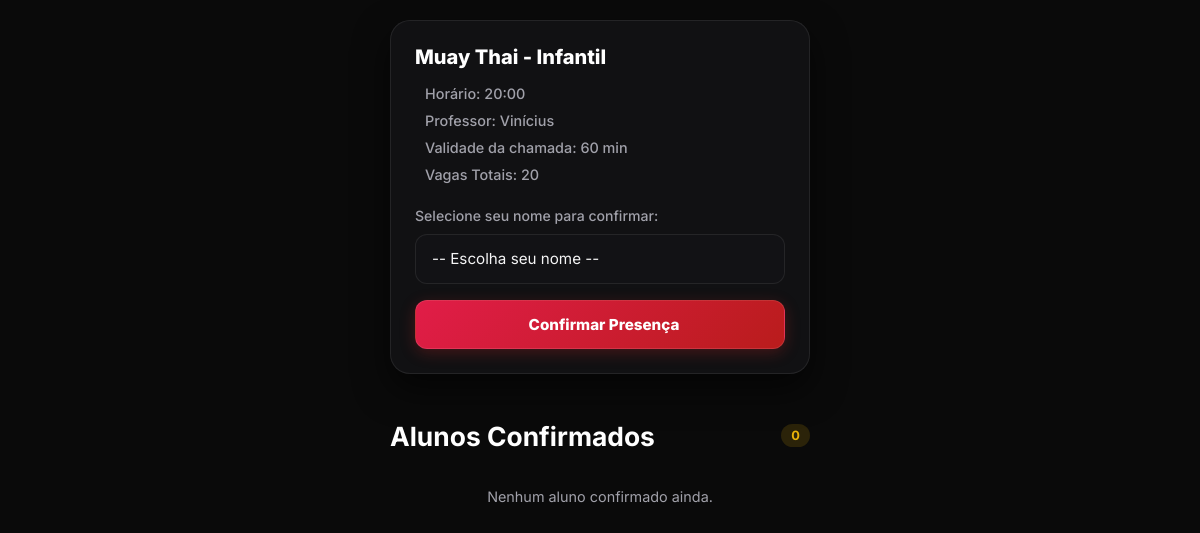
The app's page /aluno/turma/1 with its own data.
### tables this page shows
CREATE TABLE turmas (
                id INTEGER PRIMARY KEY AUTOINCREMENT, 
                nome TEXT NOT NULL, 
                horario TEXT NOT NULL, 
                professor TEXT NOT NULL, 
                vagas_totais INTEGER NOT NULL,
                treinador_id INTEGER,
                criado_em DATETIME DEFAULT CURRENT_TIMESTAMP,
                tempo_limite_minutos INTEGER DEFAULT 60,
                FOREIGN KEY (treinador_id) REFERENCES treinadores (id) ON DELETE CASCADE
            );

### app.py (the view, shortened to what this page needs)
@app.route('/aluno/turma/<int:id>', methods=['GET', 'POST'])
def aluno_turma(id):
    conn = get_db_connection()
    turma = conn.execute('SELECT * FROM turmas WHERE id = ?', (id,)).fetchone()
    if turma is None:
        conn.close()
        return render_template('turma_invalida.html')
    try:
        d_str = str(turma['criado_em']).split('.')[0].replace('T', ' ')
        data_criacao = datetime.strptime(d_str, '%Y-%m-%d %H:%M:%S')
    except ValueError:
        data_criacao = datetime.strptime(turma['criado_em'], '%Y-%m-%d %H:%M:%S.%f')
    limite_minutos = turma['tempo_limite_minutos']
    horario_expiracao = data_criacao + timedelta(minutes=limite_minutos)
    expirada = datetime.now() > horario_expiracao
    if expirada:
        conn.close()
        return render_template('turma_invalida.html')
    alunos = conn.execute('''
        SELECT * FROM alunos
        WHERE id NOT IN (SELECT aluno_id FROM alunos_turma WHERE turma_id = ?)
        ORDER BY nome_completo ASC
    ''', (id,)).fetchall()
    alunos_confirmados = conn.execute('''
        SELECT a.* FROM alunos a
        JOIN alunos_turma at ON a.id = at.aluno_id
        WHERE at.turma_id = ?
    ''', (id,)).fetchall()
    conn.close()
    return render_template('aluno_turma.html', turma=turma, alunos=alunos, alunos_confirmados=alunos_confirmados, expirada=expirada)

### app.py (called while the page is built)
def get_db_connection():
    conn = sqlite3.connect(DB_PATH)
    conn.row_factory = sqlite3.Row
    conn.execute('PRAGMA foreign_keys = ON')
    return conn

### templates/aluno_turma.html (shortened to what this page needs)
<!DOCTYPE html>
<html lang="pt-BR">
<head>
</head>
<body>
    <main class="wrapper">
        <section class="turma-card">
            <h1>{{ turma.nome }}</h1>
            <div class="info-list">
                <span> Horário: {{ turma.horario }}</span>
                <span> Professor: {{ turma.professor }}</span>
                <span> Validade da chamada: {{ turma.tempo_limite_minutos }} min</span>
                <span> Vagas Totais: {{ turma.vagas_totais }}</span>
            </div>
            {% if expirada %}
                <div class="expired-box">
                    <i class="ph ph-lock-key" style="font-size: 2rem;"></i>
                    <h3 style="margin: 8px 0 4px 0;">Chamada Encerrada</h3>
                    <p style="font-size: 0.85rem; margin: 0;">O tempo limite desta aula expirou.</p>
                </div>
            {% else %}
                <div id="checkin-container">
                    <form method="POST" onsubmit="salvarCheckin()">
                        <label for="aluno_id" class="form-label">Selecione seu nome para confirmar:</label>
                        <div class="select-wrapper">
                            <select id="aluno_id" name="aluno_id" class="input-field" required>
                                <option value="" disabled selected>-- Escolha seu nome --</option>
                            </select>
                        </div>
                        <button type="submit" class="btn-checkin">
                            Confirmar Presença
                        </button>
                    </form>
                </div>
            {% endif %}
        </section>
        <section>
            <div class="section-header">
                <h2>Alunos Confirmados</h2>
                <span class="badge-count">{{ alunos_confirmados|length }}</span>
            </div>
            <div>
                {% for aluno in alunos_confirmados %}
                <div class="aluno-card" id="aluno-card-{{ aluno.id }}">
                    <div class="aluno-info">
                        <i class="ph ph-check-circle check"></i>
                        <span class="aluno-nome">{{ aluno.nome_completo }}</span>
                    </div>
                    {% if is_treinador %}
                    <a href="{{ url_for('remover_checkin', aula_id=turma.id, aluno_id=aluno.id) }}" class="btn-remover-linha" title="Remover aluno">
                        <i class="ph ph-trash" style="font-size: 1.1rem;"></i>
                    </a>
                    {% endif %}
                </div>
                {% else %}
                <p style="color: var(--text-muted); text-align: center; font-size: 0.9rem;">Nenhum aluno confirmado ainda.</p>
                {% endfor %}
            </div>
        </section>
    </main>
</body>
</html>

### templates/aluno_turma.html (style rules this page uses)
:root { --bg-dark: #0a0a0a; --card-bg: rgba(18, 18, 21, 0.95); --input-bg: #121215; --border-color: rgba(255, 255, 255, 0.08); --border-hover: rgba(255, 255, 255, 0.18); --text-main: #ffffff; --text-muted: #a1a1aa; --primary: #dc2626; --primary-hover: #ef4444; --accent-gold: #eab308; --success: #10b981; --btn-gradient: linear-gradient(135deg, #e11d48, #b91c1c); --btn-gradient-hover: linear-gradient(135deg, #f43f5e, #dc2626); }
* { box-sizing: border-box; -webkit-tap-highlight-color: transparent; }
body { font-family: 'Inter', system-ui, -apple-system, sans-serif; background: var(--bg-dark); color: var(--text-main); margin: 0; padding: 20px; display: flex; justify-content: center; min-height: 100vh; }
.wrapper { max-width: 420px; width: 100%; margin: 0 auto; padding-bottom: 40px; }
.turma-card { background: var(--card-bg); padding: 24px; border-radius: 20px; border: 1px solid var(--border-color); margin-bottom: 24px; box-shadow: 0 15px 35px rgba(0, 0, 0, 0.6); backdrop-filter: blur(10px); }
h1 { margin: 0 0 16px 0; font-size: 1.25rem; font-weight: 800; color: var(--text-main); }
.info-list { color: var(--text-muted); font-size: 0.9rem; margin-bottom: 24px; display: flex; flex-direction: column; gap: 10px; }
.info-list span { display: flex; align-items: center; gap: 10px; font-weight: 500; }
.form-label { display: block; color: var(--text-muted); font-size: 0.88rem; margin-bottom: 10px; font-weight: 500; }
.select-wrapper { position: relative; margin-bottom: 16px; }
.input-field { width: 100%; padding: 14px 40px 14px 16px; border-radius: 12px; border: 1px solid var(--border-color); background: var(--input-bg); color: #f4f4f5; font-size: 0.95rem; font-family: inherit; outline: none; appearance: none; }
.btn-checkin { background: var(--btn-gradient); color: var(--text-main); border: 1px solid rgba(255, 255, 255, 0.1); width: 100%; padding: 14px; border-radius: 12px; font-weight: 800; font-family: inherit; cursor: pointer; font-size: 0.95rem; display: flex; align-items: center; justify-content: center; gap: 8px; box-shadow: 0 4px 15px rgba(220, 38, 38, 0.25); transition: all 0.3s ease; }
.section-header { font-size: 1.1rem; font-weight: 800; color: var(--text-main); margin-bottom: 12px; display: flex; align-items: center; justify-content: space-between; }
.badge-count { background: rgba(234, 179, 8, 0.15); color: var(--accent-gold); font-size: 0.8rem; padding: 4px 10px; border-radius: 20px; font-weight: 700; }

### records on screen
turmas: nome "Muay Thai - Infantil", horario "20:00", professor "Vinícius", tempo_limite_minutos "60", vagas_totais "20"

### other values on screen
{{ alunos_confirmados|length }} "0"
